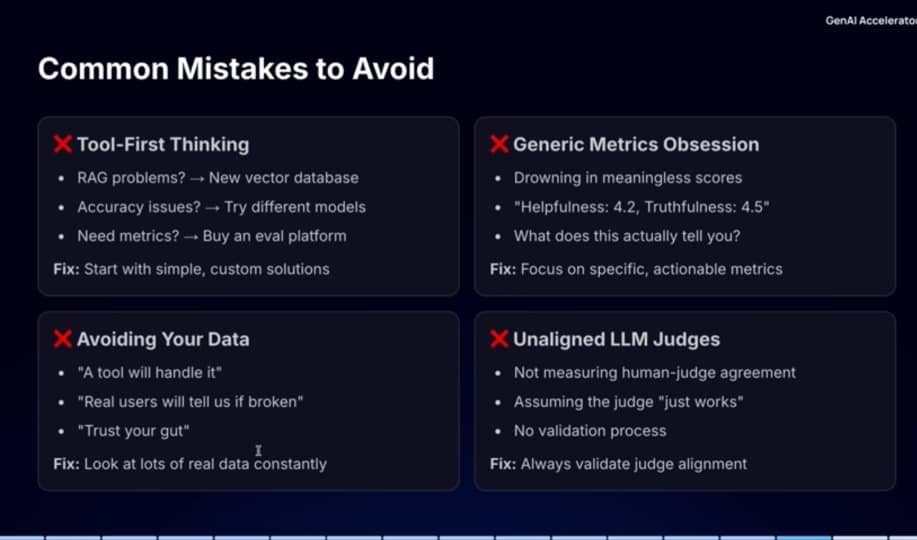
#> input picture sample_document.jpeg, 917 x 540 px
$ python optic_nerve.py
#> lines starting #> are read from the running program, lines starting #| are printed output that depends on the picture; after the words box and inside, x2 and y2 are one past the last pixel; in counts of white or black regions, pixels touching at a corner belong together
import cv2
import pytesseract
import os
os.environ['TESSDATA_PREFIX'] = r'C:\Program Files\Tesseract-OCR\tessdata'
pytesseract.pytesseract.tesseract_cmd = r'C:\Program Files\Tesseract-OCR\tesseract.exe'
from pytesseract import Output
import numpy as np


image_path = 'sample_document.jpeg'


print("--- INITIATING PROJECT 4: OPTIC NERVE ---")
print(f"Ingesting raw visual data from: {image_path}")


img = cv2.imread(image_path)
#> img is the input picture: shape (540, 917, 3); mean B, G, R 38.1, 20.2, 19.2
if img is None:
    print(f"ERROR: Could not load image at {image_path}. Please check the path.")
    exit()

print("\nExecuting Systematic Image Pre-Processing...")


gray = cv2.cvtColor(img, cv2.COLOR_BGR2GRAY)
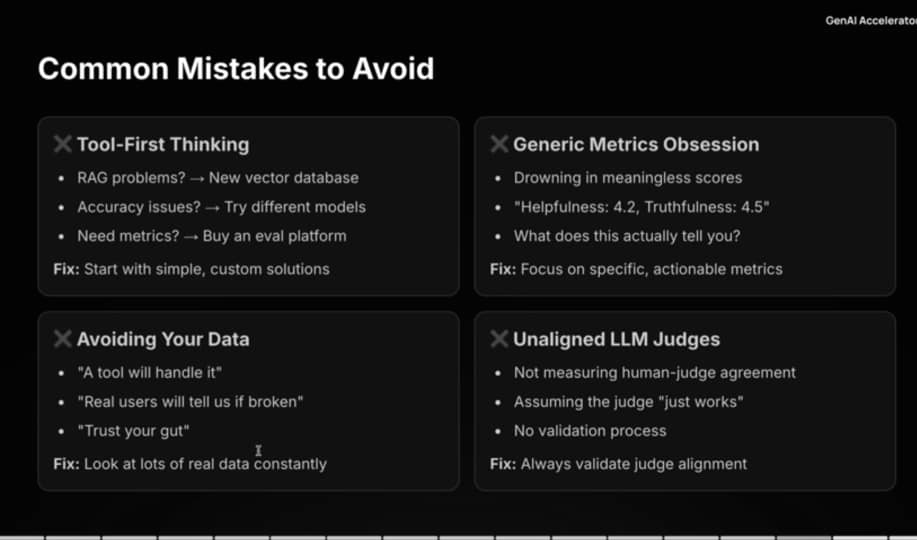
#> gray: shape (540, 917); min 0, max 255, mean 21.8


blurred = cv2.GaussianBlur(gray, (5, 5), 0)


_, thresh = cv2.threshold(blurred, 0, 255, cv2.THRESH_BINARY + cv2.THRESH_OTSU)
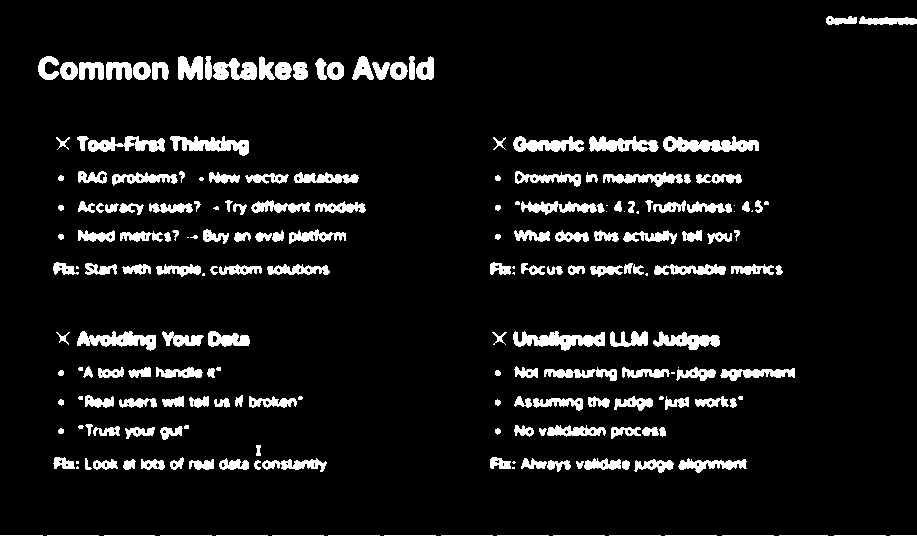
#> thresh: shape (540, 917); 8.6% white; 198 white regions (32 under 20 px), largest, box (x1, y1, x2, y2) and area: (0, 535, 917, 540) 4514, (513, 331, 605, 351) 986, (663, 136, 759, 152) 983
print(" -> Pre-processing complete: Grayscale -> Blur -> Adaptive Threshold.")


print("\nAwakening the OCR Engine (pytesseract)...")


#> (the run stopped early here; a loop or call above may not have finished)
